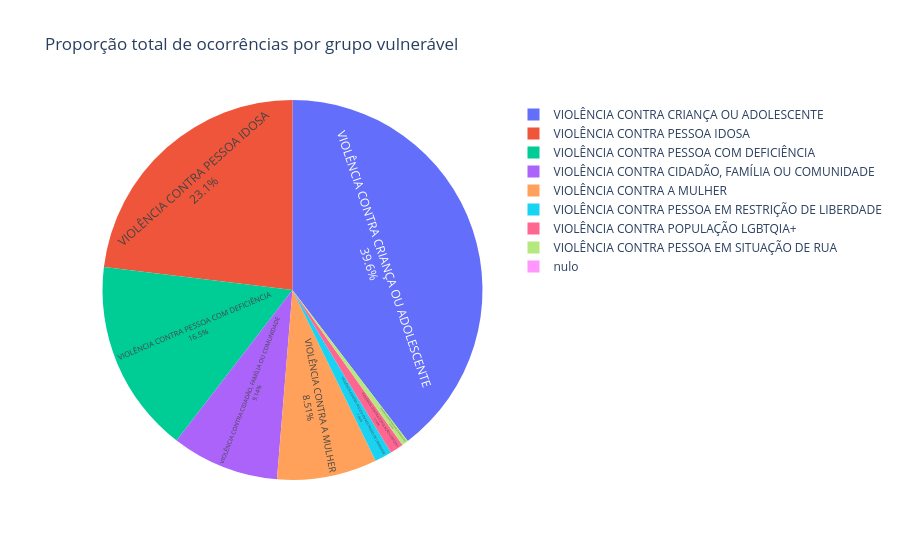

Notebook source saved alongside this figure:
### Markdown cell above
Plot e sort dos dados feito pelo codex para printar em ordem de total de ocorrências

### Code cell
grupo_vulneravel_total = (
    grupo_vulneravel_por_uf
    .drop(columns=["UF"])
    .sum(axis=0)
    .reset_index()
    .rename(columns={"index": "Grupo_vulnerável", 0: "quantidade"})
)

fig = px.pie(
    grupo_vulneravel_total,
    names="Grupo_vulnerável",
    values="quantidade",
    title="Proporção total de ocorrências por grupo vulnerável",
)
fig.update_traces(textposition="inside", textinfo="percent+label")
fig.show()

grupo_vulneravel_total

### Figure 1 — Plotly figure (JSON) as saved in the notebook; plotly's stock layout.template omitted (floating-point values rounded to 4 significant figures)
{"data": [{"domain": {"x": [0, 1], "y": [0, 1]}, "hovertemplate": "Grupo_vulnerável=%{label}<br>quantidade=%{value}<extra></extra>", "labels": ["VIOLÊNCIA CONTRA A MULHER", "VIOLÊNCIA CONTRA CIDADÃO, FAMÍLIA OU COMUNIDADE", "VIOLÊNCIA CONTRA CRIANÇA OU ADOLESCENTE", "VIOLÊNCIA CONTRA PESSOA COM DEFICIÊNCIA", "VIOLÊNCIA CONTRA PESSOA EM RESTRIÇÃO DE LIBERDADE", "VIOLÊNCIA CONTRA PESSOA EM SITUAÇÃO DE RUA", "VIOLÊNCIA CONTRA PESSOA IDOSA", "VIOLÊNCIA CONTRA POPULAÇÃO LGBTQIA+", "nulo"], "legendgroup": "", "name": "", "showlegend": true, "textinfo": "percent+label", "textposition": "inside", "type": "pie", "values": [390835, 419723, 1819858, 757193, 67235, 24851, 1059465, 53238, 1]}], "layout": {"legend": {"tracegroupgap": 0}, "title": {"text": "Proporção total de ocorrências por grupo vulnerável"}}}
